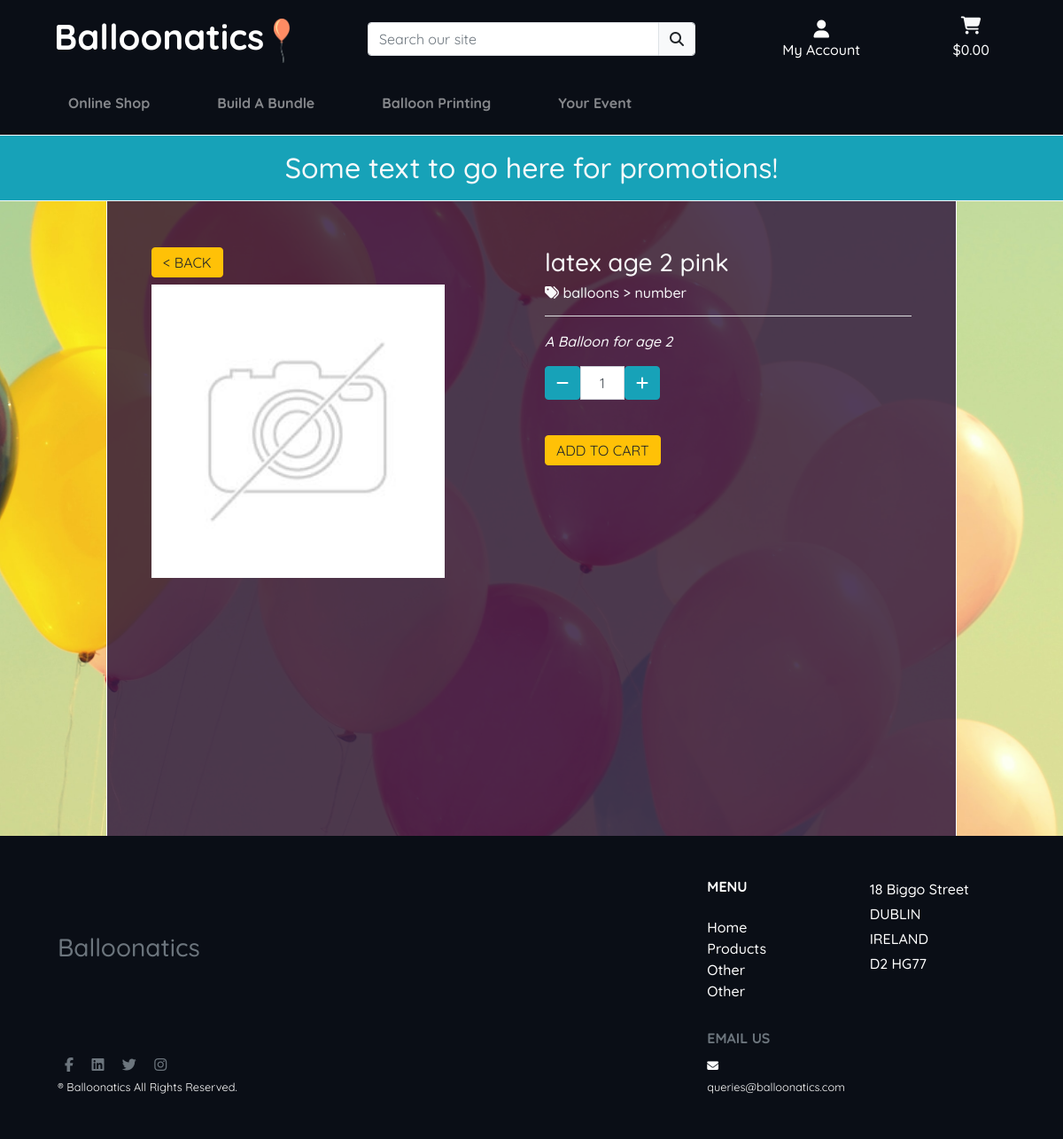
The app's page /products/5/ with its own data.
### products/models.py (models this page shows, shortened)
class Product(models.Model):
    name = models.CharField(max_length=254, null=False, blank=False)
    category = models.ForeignKey('Category', null=True, blank=True,
                                 on_delete=models.SET_NULL)
    sub_category = models.ForeignKey('Sub_Category', null=True, blank=True,
                                     on_delete=models.SET_NULL)
    material = models.ForeignKey('Material', null=True, blank=True,
                                 on_delete=models.SET_NULL)
    uuid = models.CharField(max_length=254, null=True, blank=True)
    description = models.TextField()
    full_price = models.DecimalField(max_digits=6, decimal_places=2, blank=False,
                                default=0.00, validators=[MinValueValidator(
                                    Decimal('0.00'))])
    discounted_price = models.DecimalField(max_digits=6, decimal_places=2,
                                           blank=False, default=0.00,
                                           validators=[MinValueValidator(
                                               Decimal('0.00'))])
    rating = models.DecimalField(max_digits=6, decimal_places=2, null=True,
                                 blank=True, validators=[MinValueValidator(
                                     Decimal('0.00')), MaxValueValidator(
                                         Decimal('5.00'))])
    image = models.ImageField(null=True, blank=True)
    message = models.CharField(max_length=254, null=True, blank=True)
    is_printable = models.BooleanField(default=False)
    age = models.PositiveIntegerField(null=True, blank=True)
    color = models.ForeignKey('Color', null=True, blank=True,
                              on_delete=models.SET_NULL)
    size = models.ForeignKey('Size', null=True, blank=True,
                             on_delete=models.SET_NULL)
    qty_held = models.PositiveIntegerField(default=0)
    shipped_inflated = models.BooleanField(default=False)
    qty_in_bag = models.PositiveIntegerField(default=0) #remove and use annotation
    def calc_qty_in_bag(self, cart):
        if str(self.pk) in cart:
            return cart[str(self.pk)]
        else:
            return 0

class Category(models.Model):
    class Meta:
        verbose_name_plural = 'Categories'
    name = models.CharField(max_length=254)
    display_name = models.CharField(max_length=254, null=True, blank=True)
    image = models.ImageField(null=True, blank=True)
    def __str__(self):
        return self.name

class Sub_Category(models.Model):
    class Meta:
        verbose_name_plural = 'Sub_Categories'
    name = models.CharField(max_length=254)
    display_name = models.CharField(max_length=254, null=True, blank=True)
    image = models.ImageField(null=True, blank=True)
    def __str__(self):
        return self.name

### products/views.py (the view)
# urls.py: path('<int:product_id>/', views.product_detail, name='product_detail'),
def product_detail(request, product_id):
    product = get_object_or_404(Product, pk=product_id)
    cart = request.session.get('cart', {})
    qty_in_cart = product.calc_qty_in_bag(cart)
    product.qty_in_cart = qty_in_cart
    context = {
        'product': product,
        'product_alert_qty_threshold': settings.QTY_LOW_ALERT_THRESHOLD,
    }
    return render(request, 'products/product_detail.html', context)

### cart/contexts.py (called while the page is built, shortened)
def cart_contents(request):
    cart_items = []
    total = 0
    product_count = 0
    delivery = 0.00
    cart = request.session.get('cart', {'products':{},'bundles':{},'custom_prints':{}})
    print(cart)
    if total > 0:
        delivery = round((total * Decimal(
            settings.DELIVERY_SURCHARGE)), 2)
    grand_total = Decimal(total) + Decimal(delivery)
    context = {
        'cart_items': cart_items,
        'total': total,
        'grand_total': grand_total,
        'product_count': product_count,
        'delivery': delivery,
    }
    return context

### home/contexts.py (called while the page is built)
def menu_context(request):
    categories = Category.objects.all()
    menu_context = {}
    for c in categories:
        sub_category_pks = []
        matching_sub_categories = Product.objects.filter(
            category__name=c.name).exclude(
                category__name='custom').distinct().values('sub_category')
        for msc in matching_sub_categories:
            for v in msc.values():
                sub_category_pks.append(v)
        sub_categories_q = list(Sub_Category.objects.filter(
            id__in=sub_category_pks).exclude(
                name='custom').values('name'))
        sub_categories = []
        for sc in sub_categories_q:
            for v in sc.values():
                sub_categories.append(v)
        menu_context[c.name] = sub_categories
    return {
            'menu_context': menu_context
        }

def configure_toasts(request):
    if 'toast_autohide' in request.POST:
        toast_autohide = request.POST['toast_autohide']
    else:
        toast_autohide = settings.TOAST_AUTOHIDE
    if 'toast_delay' in request.POST:
        toast_delay = request.POST['toast_delay']
    else:
        toast_delay = settings.TOAST_DELAY
    return {
        'toast_delay': toast_delay,
        'toast_autohide': toast_autohide
    }

### products/templates/products/product_detail.html (shortened to what this page needs)
{% extends 'base.html' %}
{% load static %}
{% block content %}
<div class="container bg-container-dark text-light py-5" id="product-detail-container">
    <div class="row mt-2">
        <div class="col-6">
            <div class="row mt-0 mb-2">
                <div class="col-12">
                    <input type=button value="&#60; back" class="btn btn-warning m-0 py-1 text-uppercase" onClick="javascript:history.go(-1);">
                </div>
            </div>
            {% if product.image %}
                <img src="{{ product.image.url }}" class="img-fluid border border-info product-detail-img" alt="{{ product.name }}">
            {% else %}
                <img src="{{ MEDIA_URL }}noimage.png" class="img-fluid product-detail-img" alt="{{ product.name }}">
            {% endif %}
        </div>
        <div class="col-6">
            <h3>{{ product.name }}</h3>
            <h6>
                <i class="fas fa-tags"></i>
                <a href="{% url 'sub_categories' %}?category={{ product.category }}" class="text-light text-decoration-none"> {{ product.category }}</a> >
                <a href="{% url 'products' %}?sub_category={{ product.sub_category }}" class="text-light text-decoration-none">{{ product.sub_category }}</a>
            </h6>
            <hr class="bg-light">
            <p><i>{{ product.description }}</i></p>
            <form action="{% url 'add_product_to_cart' product.id %}" method="POST">
                <div class="form-row">
                    <div class="col-12 align-content-left mb-3">
                        <div class="input-group">
                            <span class="input-group-btn">
                                <button type="button" class="quantity-left-minus btn btn-info btn-number border-info" data-type="minus"
                                    data-field="">
                                    <span class="fas fa-minus"></span>
                                </button>
                            </span>
                            <input type="text" id="qty" name="qty" class="form-control input-number text-center qty-input border-top-info border-bottom-info" value="1"
                                min="1" max="100">
                            <span class="input-group-btn">
                                <button type="button" class="quantity-right-plus btn btn-info btn-number border-info" data-type="plus"
                                    data-field="">
                                    <span class="fas fa-plus"></span>
                                </button>
                            </span>
                        </div>
                    </div>
                    <div class="col-12 align-content-left mt-3">
                        <input type="submit" class="btn btn-warning py-1 mt-2 mb-5 text-uppercase" value="add to cart">
                    </div>
                </div>
            </form>
        </div>
    </div>
</div>
{% endblock %}

### static/css/style.css (style rules this page uses)
html { height: 100%; }
body { background: url('/media/balloons-bg.jpg') no-repeat center center fixed; background-size: cover; height: calc(100vh - 164px); color: #fff; font-family: 'Quicksand', sans-serif; font-weight: 500; z-index: -10; min-height: 90vh; }
.bg-container-dark { background-color: rgba(52,28,64,0.85); background-attachment: fixed; background-size: cover; height: 100%; width: 100%; z-index: -9; min-height: 90vh; border-left: 1pt solid #f8f9fa; border-right: 1pt solid #f8f9fa; margin-top: -50px; padding-top: 50px; padding-left: 50px; padding-right: 50px; }
.qty-input { max-width: 50px; }
.product-detail-img { width: 80%; }
@media (min-width: 1200px) { .container { max-width: 80%; } }

### records on screen
Product: name "latex age 2 pink", category "balloons", sub_category "number", description "A Balloon for age 2"
